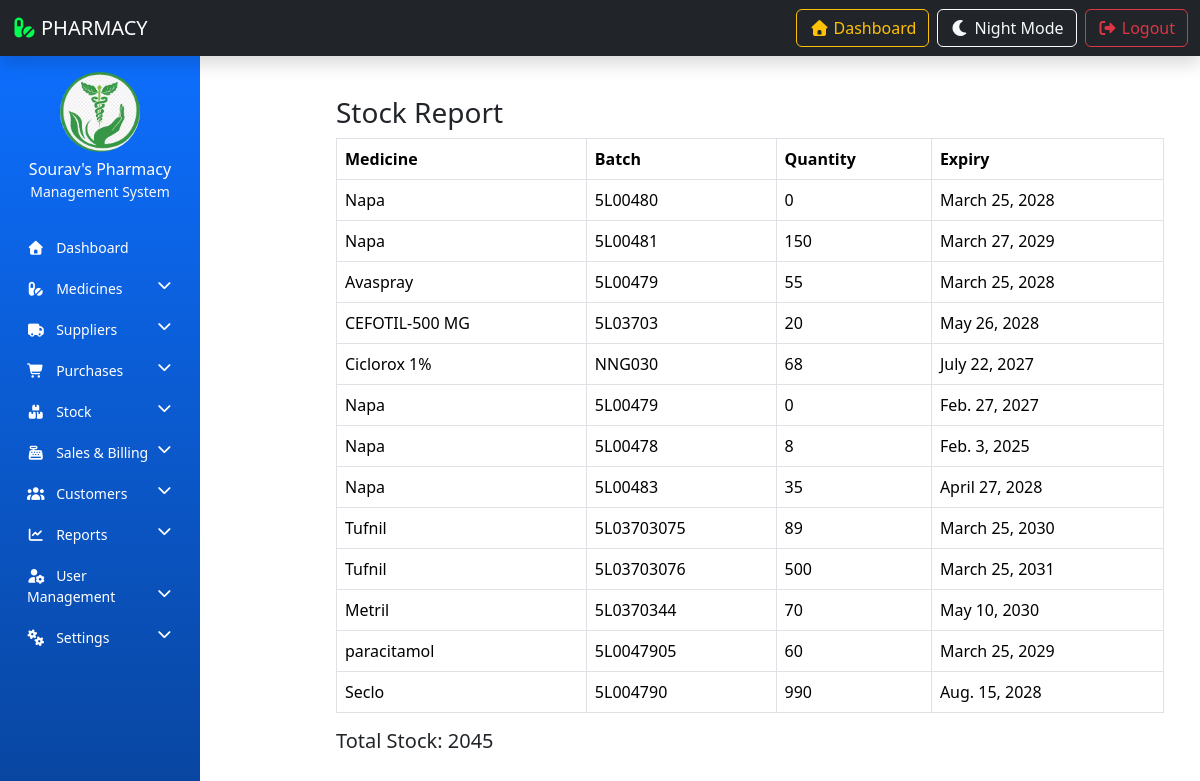
The page /stock-report/ on the database as committed earlier.
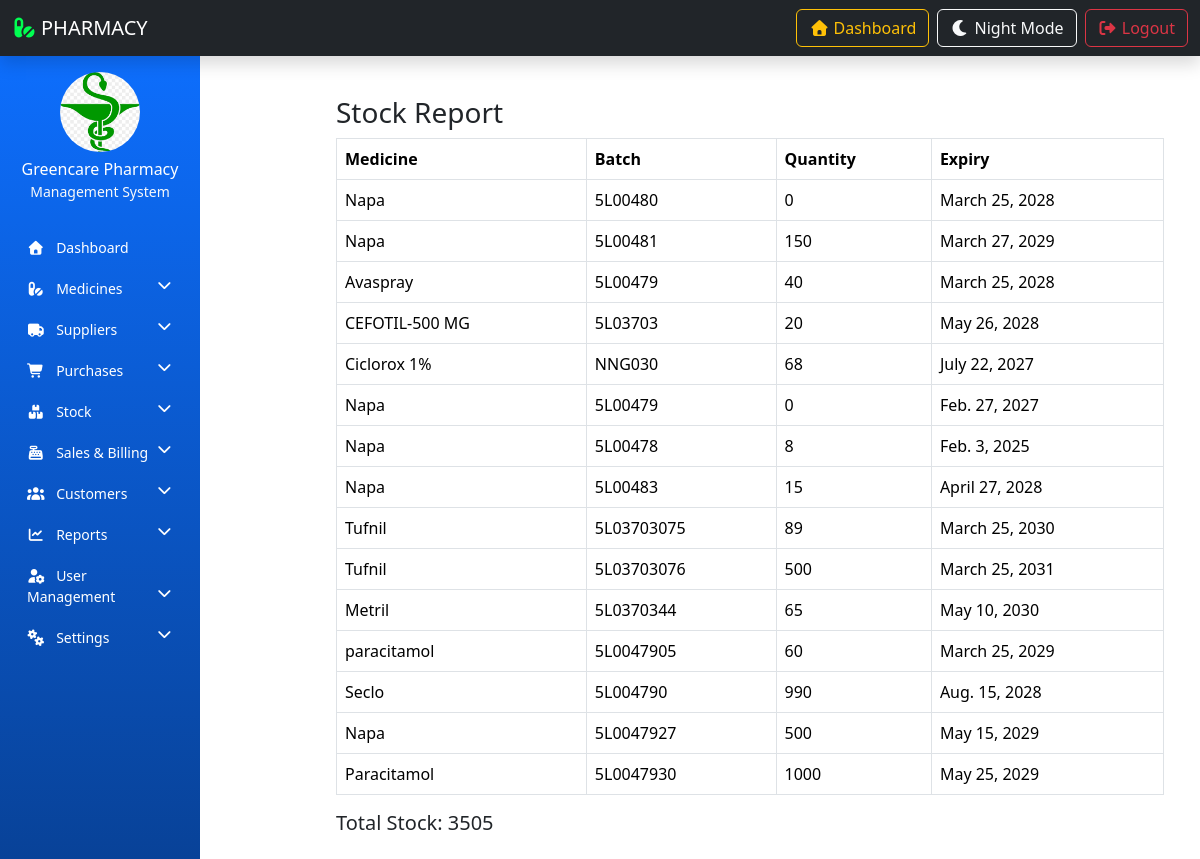
The same page on the database as committed later.
### resultapp/models.py (models this page shows, shortened)
class PharmacySettings(models.Model):
    pharmacy_name = models.CharField(max_length=200)
    owner_name = models.CharField(max_length=200)
    phone = models.CharField(max_length=20)
    email = models.EmailField(blank=True, null=True)  # ✅ fixed
    address = models.TextField()
    tax_percentage = models.DecimalField(max_digits=5, decimal_places=2, default=0)
    discount_percentage = models.DecimalField(max_digits=5, decimal_places=2, default=0)
    currency = models.CharField(max_length=10, default='tk')
    logo = models.ImageField(upload_to='pharmacy_logo/', blank=True, null=True)

class Batch(models.Model):
    medicine = models.ForeignKey(Medicine, on_delete=models.CASCADE, related_name='batches')
    batch_no = models.CharField(max_length=100)
    manufacture_date = models.DateField(null=True, blank=True)
    expiry_date = models.DateField()
    quantity = models.IntegerField()
    buy_price = models.DecimalField(max_digits=10, decimal_places=2)
    sell_price = models.DecimalField(max_digits=10, decimal_places=2)
    created_at = models.DateTimeField(auto_now_add=True)
    status = models.BooleanField(default=True)

class Medicine(models.Model):
    medicine_name = models.CharField(max_length=200)
    generic_name = models.CharField(max_length=200, blank=True, null=True)
    company_name = models.CharField(max_length=200)
    created_date = models.DateTimeField(auto_now_add=True)

### resultapp/views.py (the view)
# urls.py: path('stock-report/', stock_report, name='stock_report'),
def stock_report(request):
    batches = Batch.objects.select_related('medicine')
    total_stock = batches.aggregate(total=Sum('quantity'))['total'] or 0
    return render(request, 'stock_report.html', {
        'batches': batches,
        'total_stock': total_stock
    })

### resultapp/context_processors.py (called while the page is built)
def pharmacy_info(request):
    return {
        'pharmacy_info': PharmacySettings.objects.first()
    }

### resultapp/templates/stock_report.html
{% extends 'admin_base.html' %}
{% block content %}
<div class="container mt-4">
    <h3>Stock Report</h3>
    <table class="table table-bordered">
        <thead>
            <tr>
                <th>Medicine</th>
                <th>Batch</th>
                <th>Quantity</th>
                <th>Expiry</th>
            </tr>
        </thead>
        <tbody>
            {% for batch in batches %}
            <tr>
                <td>{{ batch.medicine.medicine_name }}</td>
                <td>{{ batch.batch_no }}</td>
                <td>{{ batch.quantity }}</td>
                <td>{{ batch.expiry_date }}</td>
            </tr>
            {% endfor %}
        </tbody>
    </table>
    <h5>Total Stock: {{ total_stock }}</h5>
</div>
{% endblock %}

### resultapp/templates/admin_base.html (shortened to what this page needs)
<!DOCTYPE html>
<html lang="en">
<head>
    <link href="https://cdn.jsdelivr.net/npm/bootstrap@5.3.8/dist/css/bootstrap.min.css" rel="stylesheet"
>
    <link rel="stylesheet" href="https://cdnjs.cloudflare.com/ajax/libs/font-awesome/7.0.1/css/all.min.css"
 />
</head>
<body>
    {% include 'topbar.html' %}
    <div class="container-fluid">
        <div class="row">
            {% include 'sidebar.html' %}
            <main class="col-md-9 col-mb-9 ms-sm-auto px-md-4 py-3">
                {% block content %}
                {% endblock %}
            </main>
        </div>
    </div>
</body>
</html>

### resultapp/templates/topbar.html (shortened to what this page needs)
<nav class="navbar navbar-expand-lg navbar-dark bg-dark shadow">
    <div class="container-fluid">
        <a class="navbar-brand" href="#"><i class="fas fa-pills me-1" style="color: #00ff51;"></i>PHARMACY</a>
        <div class="collapse navbar-collapse justify-content-end" id="abc">
            <ul class="navbar-nav gap-2 mt-2 mt-lg-0">
                <li class="nav-item">
                    <a class="btn btn-outline-warning w-100" href="{% url 'admin-dashboard' %}">
                        <i class="fas fa-home"></i> Dashboard</a>
                </li>
                <li class="nav-item">
                    <button class="btn btn-outline-light w-100" id="nightModeBtn" onclick="toggleNightMode()">
                        <i class="fas fa-moon" id="nightModeIcon"></i>
                        <span id="nightModeText">Night Mode</span>
                    </button>
                </li>
                <li class="nav-item">
                    <a class="btn btn-outline-danger w-100" href="{% url 'admin_logout' %}">
                        <i class="fas fa-sign-out-alt"></i> Logout</a>
                </li>
            </ul>
        </div>
    </div>
</nav>

### resultapp/templates/sidebar.html (shortened to what this page needs)
{% load static %}
<nav class="col-md-3 col-lg-2 d-md-block sidebar collapse pt-3">
    <div class="text-center text-white mb-4">
        {% if pharmacy_info.logo %}
        <img src="{{ pharmacy_info.logo.url }}" class="img-fluid rounded-circle mb-2"
            style="width:80px; height:80px; object-fit:cover;">
        {% else %}
        <img src="{% static 'PMS-IMAGE/logo.png' %}" class="img-fluid rounded-circle mb-2"
            style="width:80px; height:80px;">
        {% endif %}
        <h6 class="mb-0">{{ pharmacy_info.pharmacy_name|default:"GreenCare Pharmacy" }}</h6>
        <small class="text-light">Management System</small>
    </div>
    <ul class="nav flex-column">
        <li class="nav-item">
            <a href="{% url 'admin-dashboard' %}" class="nav-link">
                <i class="fas fa-home me-2"></i> Dashboard
            </a>
        </li>
        <li class="nav-item">
            <a href="#medicineMenu" data-bs-toggle="collapse" class="nav-link">
                <i class="fas fa-pills me-2"></i> Medicines
                <i class="fas fa-chevron-down float-end"></i>
            </a>
        </li>
        <li class="nav-item">
            <a href="#supplierMenu" data-bs-toggle="collapse" class="nav-link">
                <i class="fas fa-truck me-2"></i> Suppliers
                <i class="fas fa-chevron-down float-end"></i>
            </a>
        </li>
        <li class="nav-item">
            <a href="#purchaseMenu" data-bs-toggle="collapse" class="nav-link">
                <i class="fas fa-shopping-cart me-2"></i> Purchases
                <i class="fas fa-chevron-down float-end"></i>
            </a>
        </li>
        <li class="nav-item">
            <a href="#stockMenu" data-bs-toggle="collapse" class="nav-link">
                <i class="fas fa-boxes me-2"></i> Stock
                <i class="fas fa-chevron-down float-end"></i>
            </a>
        </li>
        <li class="nav-item">
            <a href="#salesMenu" data-bs-toggle="collapse" class="nav-link">
                <i class="fas fa-cash-register me-2"></i> Sales & Billing
                <i class="fas fa-chevron-down float-end"></i>
            </a>
        </li>
        <li class="nav-item">
            <a href="#customerMenu" data-bs-toggle="collapse" class="nav-link">
                <i class="fas fa-users me-2"></i> Customers
                <i class="fas fa-chevron-down float-end"></i>
            </a>
        </li>
        <li class="nav-item">
            <a href="#reportMenu" data-bs-toggle="collapse" class="nav-link">
                <i class="fas fa-chart-line me-2"></i> Reports
                <i class="fas fa-chevron-down float-end"></i>
            </a>
        </li>
        <li class="nav-item">
            <a href="#userMenu" data-bs-toggle="collapse" class="nav-link">
                <i class="fas fa-user-cog me-2"></i> User Management
                <i class="fas fa-chevron-down float-end"></i>
            </a>
        </li>
        <li class="nav-item">
            <a href="#settingsMenu" data-bs-toggle="collapse" class="nav-link">
                <i class="fas fa-cogs me-2"></i> Settings
                <i class="fas fa-chevron-down float-end"></i>
            </a>
        </li>
    </ul>
</nav>

### resultapp/templates/sidebar.html (style rules this page uses)
.sidebar { min-height: 100vh; background: linear-gradient(180deg, #0d6efd, #084298); }
.sidebar .nav-link { color: #ffffff; font-size: 14px; padding: 10px 15px; border-radius: 6px; transition: 0.3s; }

Rows that differ between the two databases and show on the page:
changed PharmacySettings: logo: a different picture; pharmacy_name "Sourav's Pharmacy" → "Greencare Pharmacy"
changed Batch "Avaspray": quantity "55" → "40"
changed Batch "April 27, 2028": quantity "35" → "15"
changed Batch "May 10, 2030": quantity "70" → "65"
added Batch: medicine.medicine_name "Napa", batch_no "5L0047927", quantity "500", expiry_date "May 15, 2029"
added Batch: medicine.medicine_name "Paracitamol", batch_no "5L0047930", quantity "1000", expiry_date "May 25, 2029"
Other text that changed with them:
{{ total_stock }}: "2045" → "3505"
